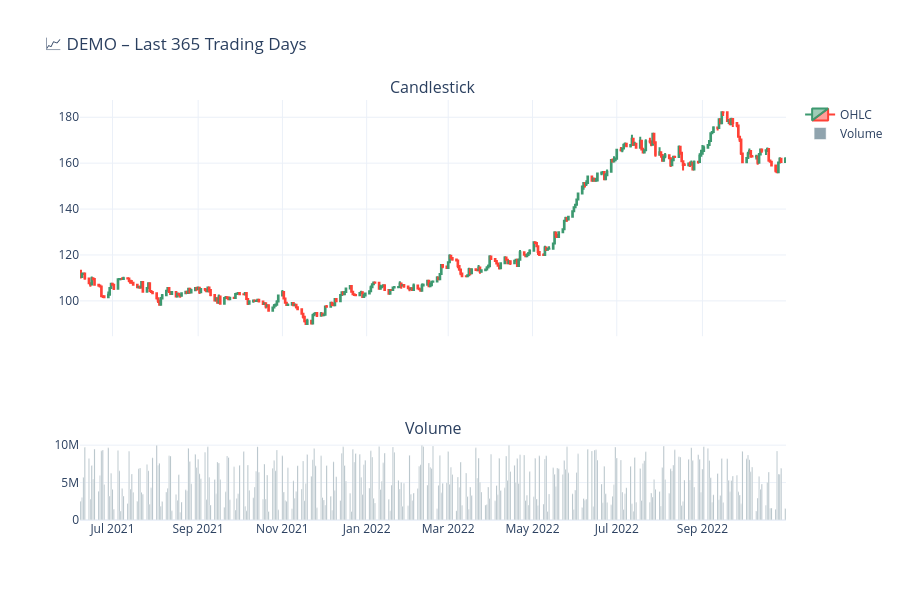

Notebook code cell kept with this figure:
### Code cell
# ── 8. Interactive Charts (Plotly) ────────────────────────────────────────────
import plotly.graph_objects as go
from plotly.subplots import make_subplots

fig = make_subplots(rows=2, cols=1, shared_xaxes=True,
                    row_heights=[0.75, 0.25],
                    subplot_titles=['Candlestick', 'Volume'])

tail = df.tail(365)
fig.add_trace(go.Candlestick(
    x=tail['Date'], open=tail['Open'], high=tail['High'],
    low=tail['Low'],  close=tail['Close'], name='OHLC'
), row=1, col=1)

fig.add_trace(go.Bar(
    x=tail['Date'], y=tail['Volume'],
    name='Volume', marker_color='#90A4AE'
), row=2, col=1)

fig.update_layout(
    title=f'📈 {ticker} – Last 365 Trading Days',
    xaxis_rangeslider_visible=False,
    template='plotly_white', height=600
)
fig.show()

### Figure 1 — Plotly figure (JSON) as saved in the notebook; plotly's stock layout.template omitted (floating-point values rounded to 4 significant figures; data arrays with more than 128 entries replaced by an {"elided": "..."} marker saying what was removed)
{"data": [{"close": {"elided": "365 float values"}, "high": {"elided": "365 float values"}, "low": {"elided": "365 float values"}, "name": "OHLC", "open": {"elided": "365 float values"}, "type": "candlestick", "x": {"elided": "365 str values"}, "xaxis": "x", "yaxis": "y"}, {"marker": {"color": "#90A4AE"}, "name": "Volume", "type": "bar", "x": {"elided": "365 str values"}, "xaxis": "x2", "y": {"elided": "365 int values"}, "yaxis": "y2"}], "layout": {"annotations": [{"font": {"size": 16}, "showarrow": false, "text": "Candlestick", "x": 0.5, "xanchor": "center", "xref": "paper", "y": 1, "yanchor": "bottom", "yref": "paper"}, {"font": {"size": 16}, "showarrow": false, "text": "Volume", "x": 0.5, "xanchor": "center", "xref": "paper", "y": 0.1875, "yanchor": "bottom", "yref": "paper"}], "height": 600, "title": {"text": "📈 DEMO – Last 365 Trading Days"}, "xaxis": {"anchor": "y", "domain": [0, 1], "matches": "x2", "rangeslider": {"visible": false}, "showticklabels": false}, "xaxis2": {"anchor": "y2", "domain": [0, 1]}, "yaxis": {"anchor": "x", "domain": [0.4375, 1]}, "yaxis2": {"anchor": "x2", "domain": [0, 0.1875]}}}
